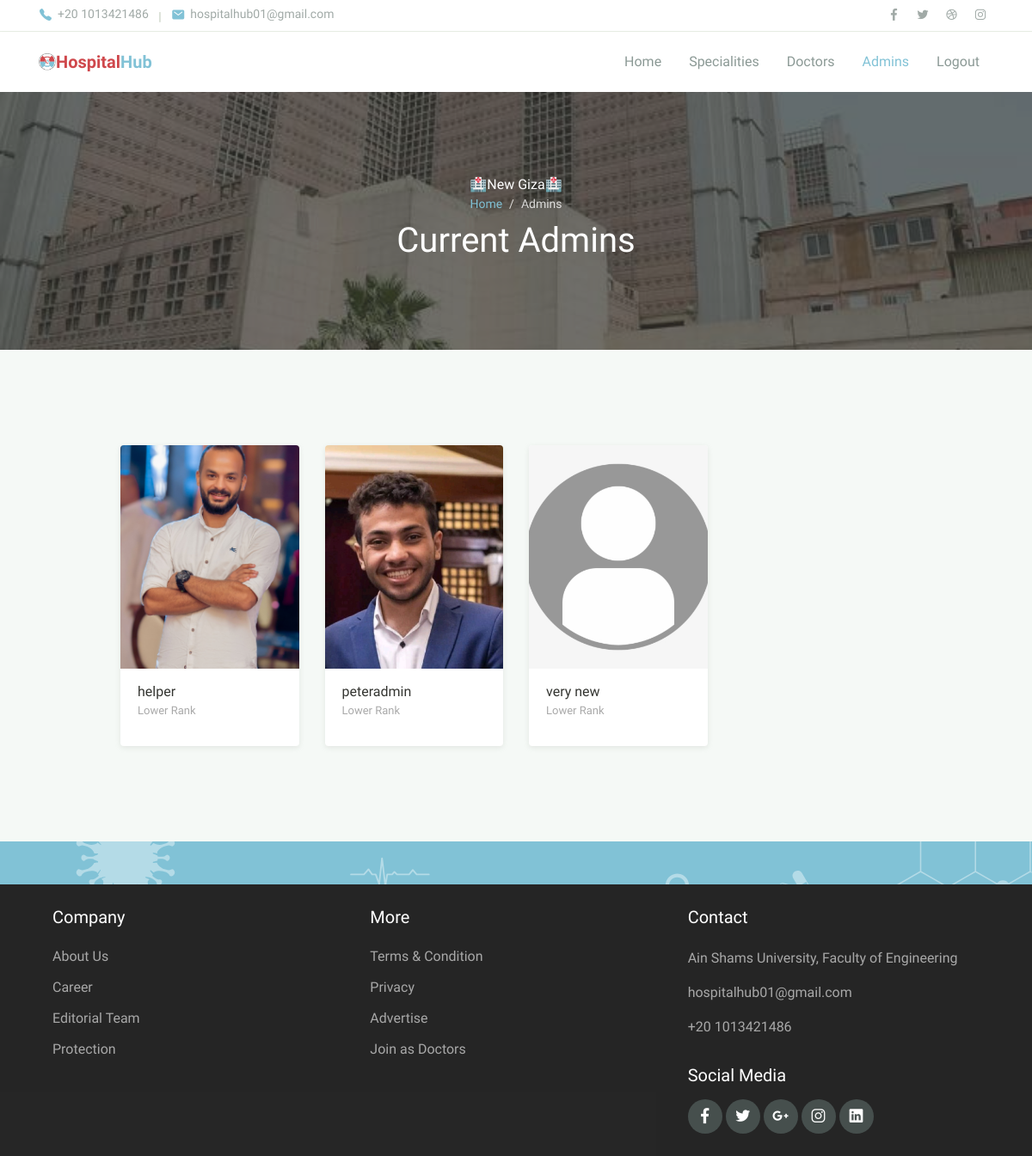
/hospital_hub/admin/admins (signed in), run on an earlier commit of the app's database.
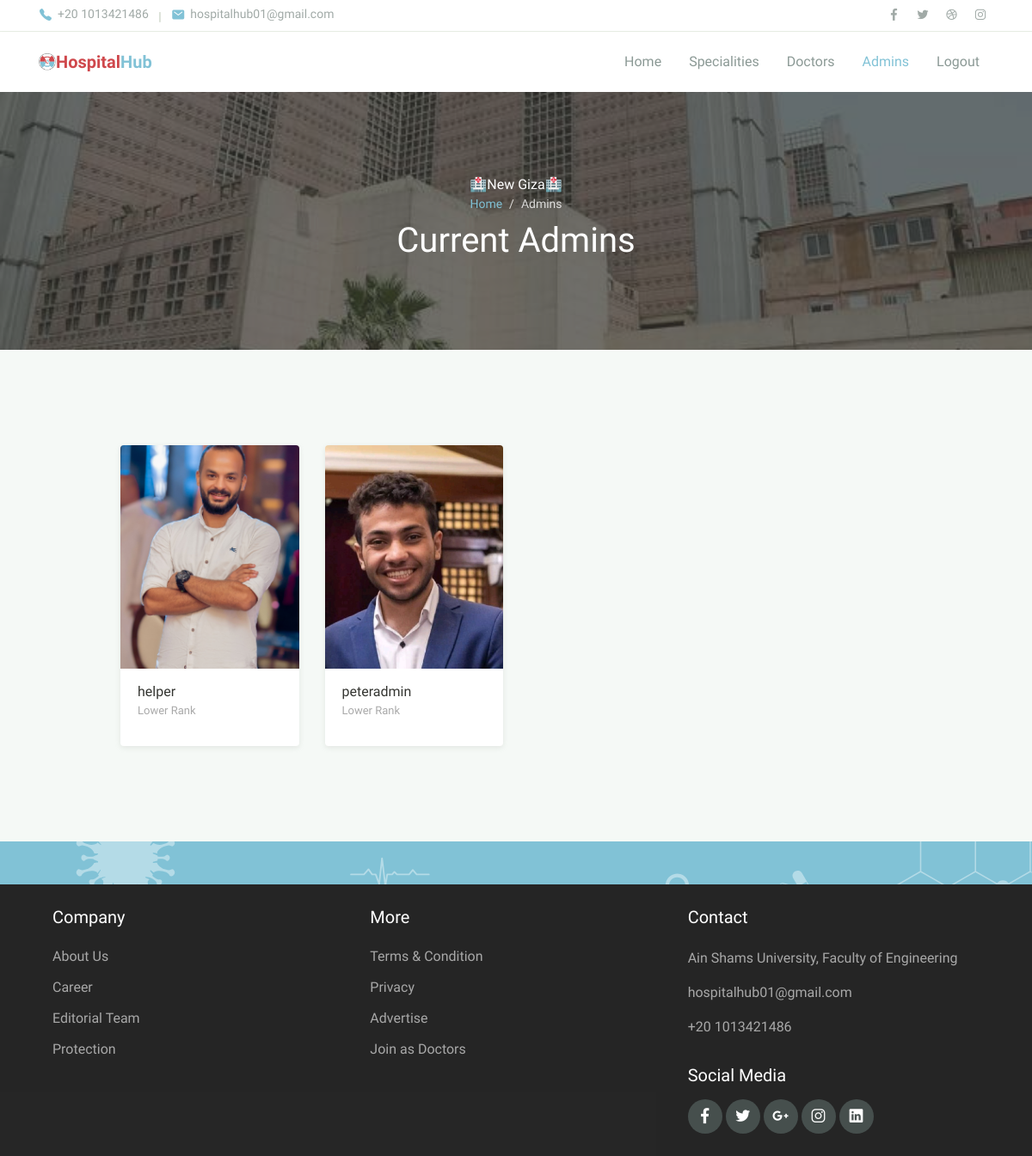
And on a later commit of the database.
### hospital_hub/models.py (models this page shows, shortened)
class Admin(models.Model):
    my_account = models.ForeignKey(
        User, on_delete=models.CASCADE, related_name="my_admin")
    hospital = models.ForeignKey(
        Hospital, on_delete=models.SET_NULL, related_name="my_admins", blank=True, null=True)

class User(AbstractBaseUser):
    username = models.CharField(max_length=255, unique=True)
    email = models.EmailField(
        verbose_name='email address', max_length=255, unique=True)
    full_name = models.CharField(max_length=255, blank=True, null=True)
    phone_number = models.IntegerField()
    city = models.ForeignKey(City, on_delete=models.PROTECT, null=True)
    owner = models.BooleanField(default=False)  # can login
    admin = models.BooleanField(default=False)  # staff user non superuser
    doctor = models.BooleanField(default=False)  # superuser
    patient = models.BooleanField(default=False)  # superuser
    staff = models.BooleanField(default=False)  # necessary
    age   =models.IntegerField(null=True,blank=True)
    created_at = models.DateTimeField(auto_now_add=True,null=True,blank=True)
    image = models.ImageField(
        default="media/no_profile_img.png", upload_to="media/")
    USERNAME_FIELD = 'username'  # username
    EMAIL_FIELD = 'email'  # Email
    REQUIRED_FIELDS = ['email', 'full_name', 'phone_number']
    objects = UserManager()

### hospital_hub/views.py (the view, shortened to what this page needs)
# urls.py: path('admin/admins', views.Admin.ViewAdmins, name='admin_view_admins'),
    def ViewAdmins(request):
        hospital = request.user.my_admin.first().hospital
        admins = AdminModel.objects.filter(hospital=hospital)
        lower_admins = AdminModel.objects.filter(
            hospital=hospital, id__gt=request.user.my_admin.first().id)
        higher_admins = AdminModel.objects.filter(
            hospital=hospital, id__lt=request.user.my_admin.first().id)
        return render(request, "hospital_hub/Admin/view_admins.html", {
            "hospital_name": hospital.name,
            "lower_admins": lower_admins,
            "higher_admins": higher_admins,
        })

### hospital_hub/templates/hospital_hub/Admin/view_admins.html (shortened to what this page needs)
{%extends 'hospital_hub/Admin/admin_layout.html'%}
{%load static%}
{%block body%}
<header>
    <nav class="navbar navbar-expand-lg navbar-light shadow-sm">
        <div class="container">
            <img src="{%static 'hospital_hub/assets/img/logo2.png'%}" alt="" style="width:20px;">
            <a style="color:#81C2D6" class="navbar-brand" href="#"><span class="text-primary2">Hospital</span>Hub </a>
            <div class="collapse navbar-collapse" id="navbarSupport">
                <ul class="navbar-nav ml-auto">
                    <li class="nav-item ">
                        <a class="nav-link" href="{%url 'admin_home'%}">Home</a>
                    </li>
                       <li class="nav-item">
                            <a class="nav-link" href="{%url 'view_specialities'%}">Specialities</a>
                        </li>
                    <li class="nav-item">
                        <a class="nav-link " href="{%url 'admin_view_doctors'%}">Doctors</a>
                    </li>
                    <li class="nav-item active">
                        <a class="nav-link" href="{%url 'admin_view_admins'%}">Admins</a>
                    </li>
                    <li class="nav-item">
                        <a class="nav-link" href="{%url 'admin_logout'%}">Logout</a>
                    </li>
                </ul>
            </div>
        </div>
    </nav>
</header>
<div class="page-banner overlay-dark bg-image"
     style="background-image: url(../../../../static/hospital_hub/assets/img/bg_image_1.jpg)">
    <div class="banner-section">
        <div class="container text-center wow fadeInUp">
            <span class="subhead">🏥{{hospital_name}}🏥</span>
            <nav aria-label="Breadcrumb">
                <ol class="breadcrumb breadcrumb-dark bg-transparent justify-content-center py-0 mb-2">
                    <li class="breadcrumb-item"><a href="{%url 'admin_home'%}">Home</a></li>
                    <li class="breadcrumb-item active" aria-current="page">
                        Admins
                    </li>
                </ol>
            </nav>
            <h1 class="font-weight-normal">
                {%if speciality%}{{speciality}}{%else%}Current Admins{%endif%}
            </h1>
        </div>
    </div>
</div>
<div class="page-section bg-light">
    <div class="container">
        <div class="row justify-content-center">
            <div class="col-lg-10">
                <div class="row">
                    {% for admin in lower_admins %}
                        <div class="col-md-6 col-lg-3 py-3 wow zoomIn">
                            <div class="card-doctor">
                                <div class="header">
                                    {% if admin.my_account.image %}
                                    <img src="{{admin.my_account.image.url}}" alt="" height="260" style="object-fit: cover;">
                                    {% else %}
                                    <img src="{%static 'hospital_hub/assets/img/no_profile_img.png' %}" alt="" height="260" style="object-fit: cover;">
                                    {% endif %}
                                </div>
                                <div class="body">
                                    <p class="text-x2 mb-0" style="text-align:left;">
                                        {{admin.my_account.username}}
                                    </p>
                                    <p  style="text-align:left; color:darkgray; font-size:small">
                                        Lower Rank
                                    </p>
                                </div>
                            </div>
                        </div>
                        {%endfor%}
                </div>
            </div>
        </div>
    </div>
</div>
{%endblock%}

What changed in the data, as far as the page shows it:
removed Admin: my_account.image (picture), my_account.username "very new"
